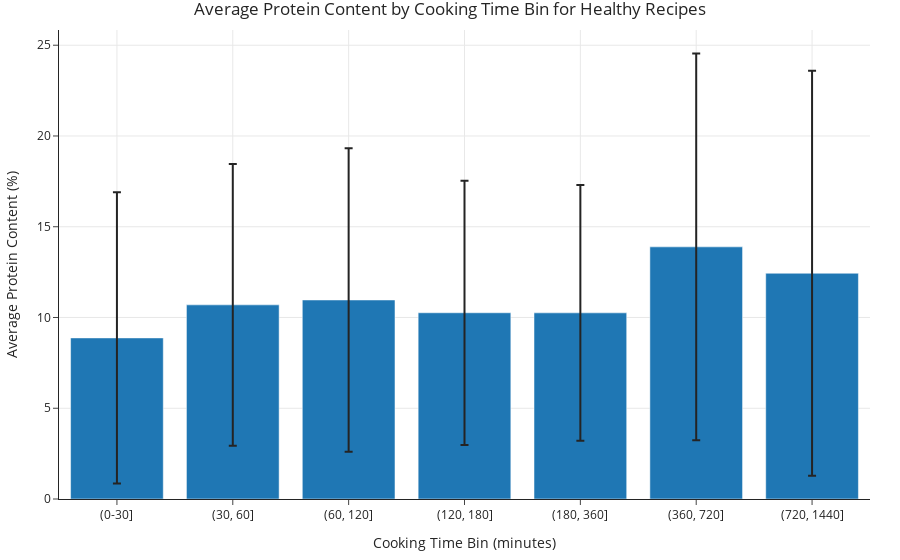

The notebook cell saved with this chart:
### Code cell
#plots
healthy_recipes = cleaned_recipes[cleaned_recipes['healthy'] == 1]
avg_protein_by_time_bin = healthy_recipes.groupby('min_bins')['protein (PDV%)'].agg(['mean', 'std']).reset_index()

fig = px.bar(
    avg_protein_by_time_bin,
    x='min_bins',
    y='mean',
    error_y='std',
    title='Average Protein Content by Cooking Time Bin for Healthy Recipes',
    labels={
        'min_bins': 'Cooking Time Bin (minutes)',
        'mean': 'Average Protein Content (%)',
        'std': 'Standard Deviation'
    },
)

fig.show()

### Figure 1 — Plotly figure (JSON) as saved in the notebook; plotly's stock layout.template omitted (floating-point values rounded to 4 significant figures)
{"data": [{"alignmentgroup": "True", "error_y": {"array": [8.024, 7.764, 8.361, 7.28, 7.047, 10.66, 11.16]}, "hovertemplate": "Cooking Time Bin (minutes)=%{x}<br>Average Protein Content (%)=%{y}<extra></extra>", "legendgroup": "", "marker": {"color": "#1F77B4", "pattern": {"shape": ""}}, "name": "", "offsetgroup": "", "orientation": "v", "showlegend": false, "textposition": "auto", "type": "bar", "x": ["(0-30]", "(30, 60]", "(60, 120]", "(120, 180]", "(180, 360]", "(360, 720]", "(720, 1440]"], "xaxis": "x", "y": [8.874, 10.7, 10.96, 10.26, 10.26, 13.89, 12.44], "yaxis": "y"}], "layout": {"autosize": true, "barmode": "relative", "legend": {"tracegroupgap": 0}, "title": {"text": "Average Protein Content by Cooking Time Bin for Healthy Recipes"}, "xaxis": {"anchor": "y", "autorange": true, "domain": [0, 1], "range": [-0.5, 6.5], "title": {"text": "Cooking Time Bin (minutes)"}, "type": "category"}, "yaxis": {"anchor": "x", "autorange": true, "domain": [0, 1], "range": [0, 25.84], "title": {"text": "Average Protein Content (%)"}, "type": "linear"}}}
